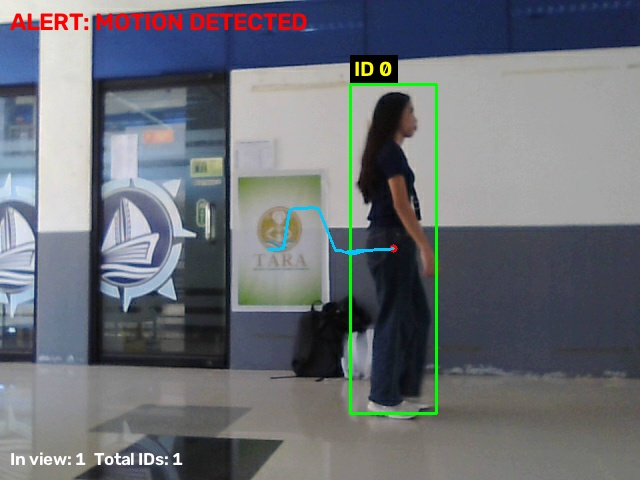
#> input picture captures/alert_20261019_102133.jpg, 640 x 480 px
$ python -i cv_engine.py   (imports and definitions only)
#> lines starting #> are read from the running program, lines starting #| are printed output that depends on the picture; after the words box and inside, x2 and y2 are one past the last pixel; in counts of white or black regions, pixels touching at a corner belong together
#> further down, picture is the input picture: shape (480, 640, 3); mean B, G, R 118.3, 112.5, 108.5
"""
cv_engine.py - Computer-vision engine for the Motion-Triggered Security Monitor
CSC 126 Computer Vision - Midterm Project

This file has NO window code. It only turns one camera frame into:
  1. an annotated frame (boxes, IDs, trails, alert text)
  2. a motion mask
  3. a small dictionary of statistics

Techniques used:
  a. Image Operations   - resize, Gaussian blur, morphological opening/dilation
  b. Image Segmentation - MOG2 background subtraction + binary thresholding
  e. Motion & Tracking  - contours, bounding boxes, centroid tracker (IDs + trails)
"""
from collections import OrderedDict

import cv2
import numpy as np

# ---------------- Settings (tuned during testing) ----------------
FRAME_W, FRAME_H = 640, 480   # every frame is resized to this size
WARMUP_FRAMES = 30            # frames used to learn the empty background
MAX_MISSING = 40              # frames an object may vanish before its ID is dropped
MAX_DISTANCE = 120            # max pixels an object may move between frames
TRAIL_LENGTH = 30             # number of past positions drawn as a trail
MERGE_GAP = 60                # boxes closer than this (pixels) are merged into one


class CentroidTracker:
    """Tracks objects by matching box centers (centroids) between frames."""

    def __init__(self, max_missing=MAX_MISSING, max_distance=MAX_DISTANCE):
        self.next_id = 0
        self.objects = OrderedDict()   # id -> (cx, cy)
        self.missing = {}              # id -> consecutive frames not seen
        self.trails = {}               # id -> list of past centroids
        self.max_missing = max_missing
        self.max_distance = max_distance

    # [60 lines left out: functions register, deregister, update, not called in this run]


class MotionMonitor:
    """The full pipeline: frame in -> annotated frame, mask, and statistics out."""

    def __init__(self, min_area=3000, var_threshold=100):
        self.min_area = min_area               # ignore moving blobs smaller than this
        self.var_threshold = var_threshold     # higher = less sensitive to change
        self.kernel = cv2.getStructuringElement(cv2.MORPH_ELLIPSE, (5, 5))
        self.reset()

    def reset(self):
        """Forget the background and all tracked objects, and start learning again."""
        self.bg_subtractor = cv2.createBackgroundSubtractorMOG2(
            history=500, varThreshold=self.var_threshold)
        self.tracker = CentroidTracker()
        self.frame_count = 0

    # [4 lines left out: function set_threshold, not called in this run]

    # ------------------------------------------------------------------
    # Topic a: Image Operations
    # ------------------------------------------------------------------
    @staticmethod
    def preprocess(frame):
        """Resize the frame and blur a copy of it to reduce camera noise."""
        frame = cv2.resize(frame, (FRAME_W, FRAME_H))
        blurred = cv2.GaussianBlur(frame, (9, 9), 0)
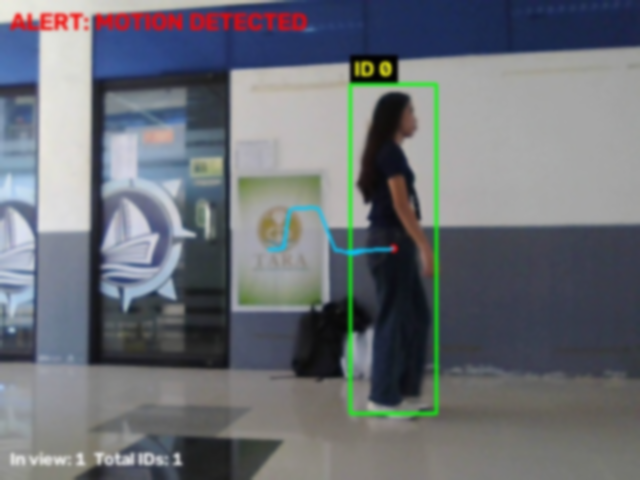
#> blurred: shape (480, 640, 3); mean B, G, R 118.3, 112.4, 108.5
        return frame, blurred

    # ------------------------------------------------------------------
    # Topic b: Image Segmentation
    # ------------------------------------------------------------------
    def segment_motion(self, blurred):
        """Background subtraction -> threshold -> morphology -> clean motion mask."""
        mask = self.bg_subtractor.apply(blurred)
#> mask: shape (480, 640); every value is 127
        _, mask = cv2.threshold(mask, 200, 255, cv2.THRESH_BINARY)  # drops gray shadows
#> mask: shape (480, 640); every value is 0
        mask = cv2.morphologyEx(mask, cv2.MORPH_OPEN, self.kernel)  # remove specks
        mask = cv2.dilate(mask, self.kernel, iterations=4)          # fill holes
        return mask

    # ------------------------------------------------------------------
    # Topic e: Motion and Object Tracking
    # ------------------------------------------------------------------
    # [60 lines left out: functions find_objects, merge_boxes, draw_results, not called in this run]

    # ------------------------------------------------------------------
    # The whole pipeline for one frame
    # ------------------------------------------------------------------
    def process(self, frame):
        """Run the full pipeline. Returns (annotated_frame, mask_bgr, info)."""
        frame, blurred = self.preprocess(frame)
        mask = self.segment_motion(blurred)
        self.frame_count += 1

        boxes = []
        calibrating = self.frame_count <= WARMUP_FRAMES
        if calibrating:
            cv2.putText(frame, "Calibrating background...", (10, 30),
                        cv2.FONT_HERSHEY_SIMPLEX, 0.8, (0, 255, 255), 2)
        else:
            boxes = self.merge_boxes(self.find_objects(mask))
            centroids = [(x + w // 2, y + h // 2) for (x, y, w, h) in boxes]
            self.tracker.update(centroids)
            self.draw_results(frame, boxes)
            if boxes:
                cv2.putText(frame, "ALERT: MOTION DETECTED", (10, 30),
                            cv2.FONT_HERSHEY_SIMPLEX, 0.8, (0, 0, 255), 2)

        in_view = sum(1 for m in self.tracker.missing.values() if m == 0)
        total_ids = self.tracker.next_id
        cv2.putText(frame, f"In view: {in_view}  Total IDs: {total_ids}",
                    (10, FRAME_H - 15), cv2.FONT_HERSHEY_SIMPLEX, 0.6, (255, 255, 255), 2)
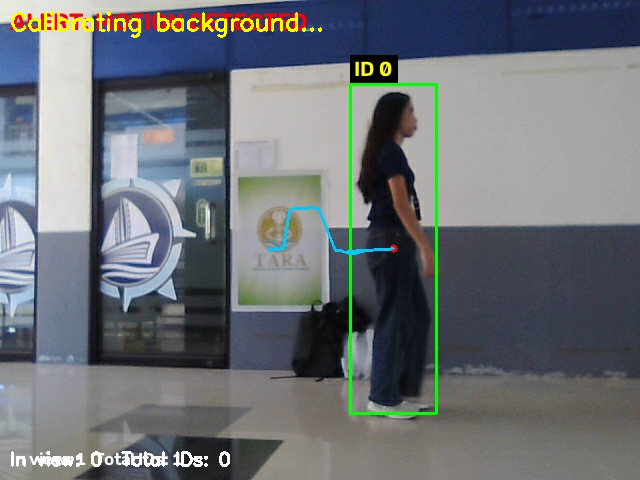
#> frame: shape (480, 640, 3); mean B, G, R 118.2, 114.2, 109.7

        mask_bgr = cv2.cvtColor(mask, cv2.COLOR_GRAY2BGR)
#> mask_bgr: shape (480, 640, 3); every value is 0
        info = {
            "calibrating": calibrating,
            "alert": len(boxes) > 0,
            "in_view": in_view,
            "total_ids": total_ids,
        }
        return frame, mask_bgr, info

>>> import cv2
>>> picture = cv2.imread('captures/alert_20261019_102133.jpg')
>>> result = MotionMonitor().process(picture)

$ run again, on captures/alert_20261019_102531.jpg
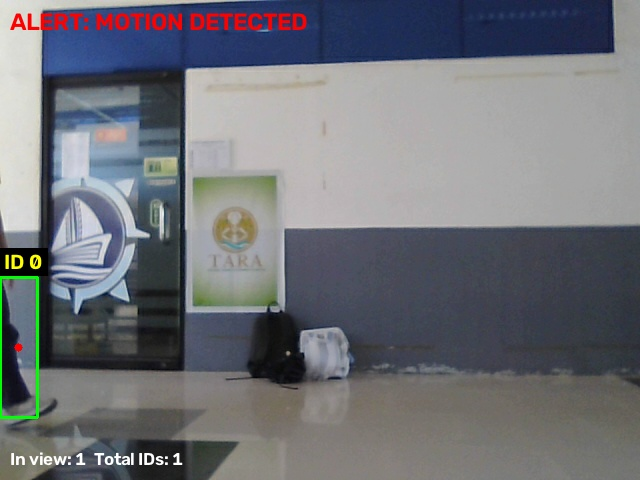
#> input picture captures/alert_20261019_102531.jpg, 640 x 480 px
#> picture is the input picture: shape (480, 640, 3); mean B, G, R 119.2, 113.5, 111.7
#> in preprocess, `blurred = cv2.GaussianBlur(frame, (9, 9), 0)`:
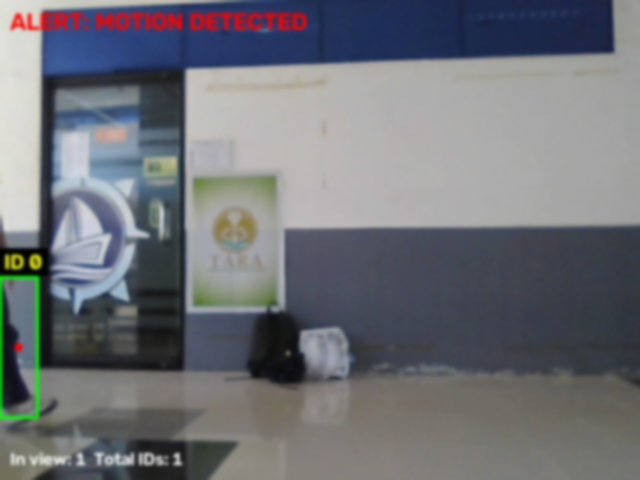
#> blurred: shape (480, 640, 3); mean B, G, R 119.2, 113.5, 111.7
#> in process, `cv2.putText(frame, f"In view: {in_view}  Total IDs: {total_ids}", (10,..`:
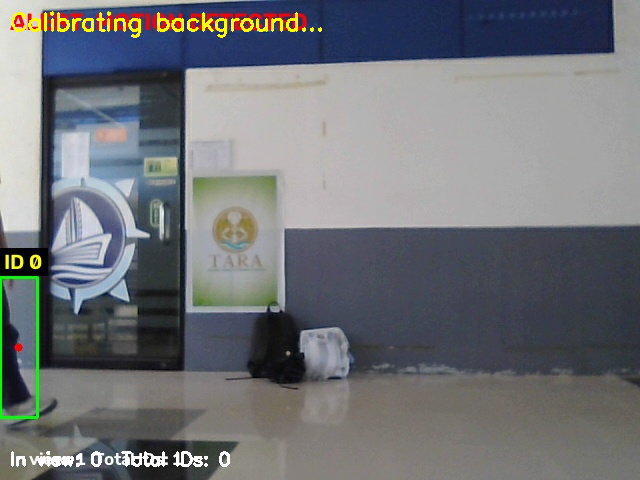
#> frame: shape (480, 640, 3); mean B, G, R 119.2, 115.4, 113
#> mask_bgr: shape (480, 640, 3); every value is 0

$ run again, on captures/alert_20261019_102534.jpg
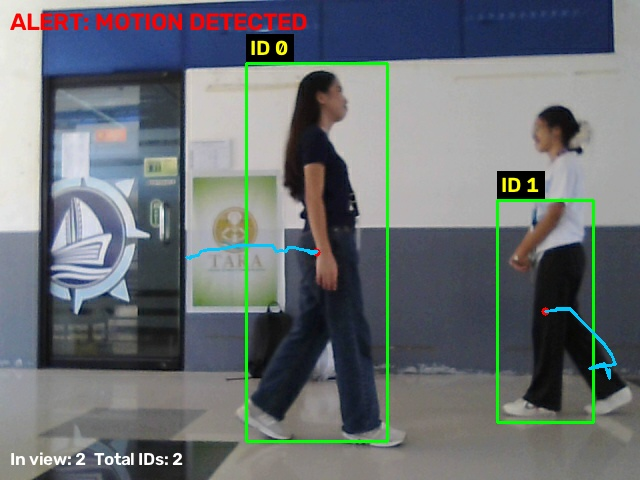
#> input picture captures/alert_20261019_102534.jpg, 640 x 480 px
#> picture is the input picture: shape (480, 640, 3); mean B, G, R 115.5, 112.9, 107.3
#> in segment_motion, `mask = self.bg_subtractor.apply(blurred)`:
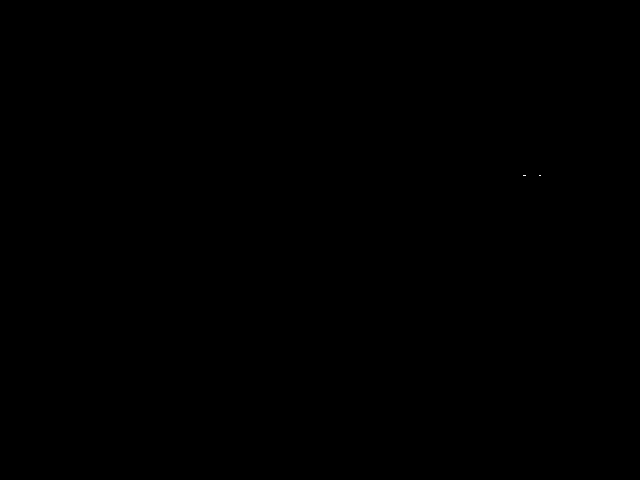
#> mask: shape (480, 640); values 127 (black) and 255 (white), 0% white in thin lines or dots, all inside (x1, y1, x2, y2) = (523, 175, 541, 176)
#> in process, `cv2.putText(frame, f"In view: {in_view}  Total IDs: {total_ids}", (10,..`:
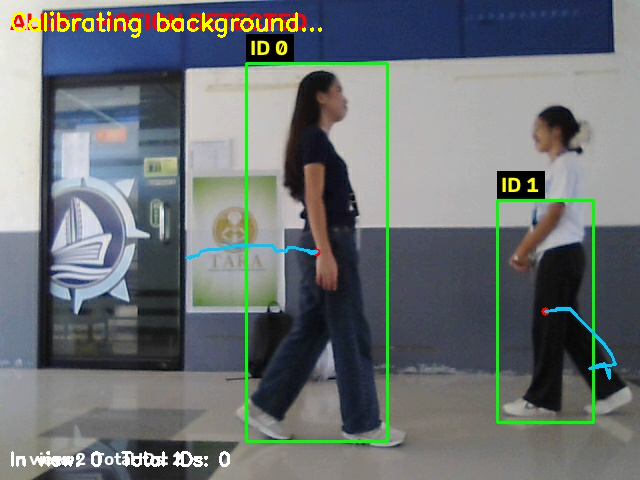
#> frame: shape (480, 640, 3); mean B, G, R 115.4, 114.8, 108.6
#> mask_bgr: shape (480, 640, 3); every value is 0

$ run again, on captures/alert_20261019_102537.jpg
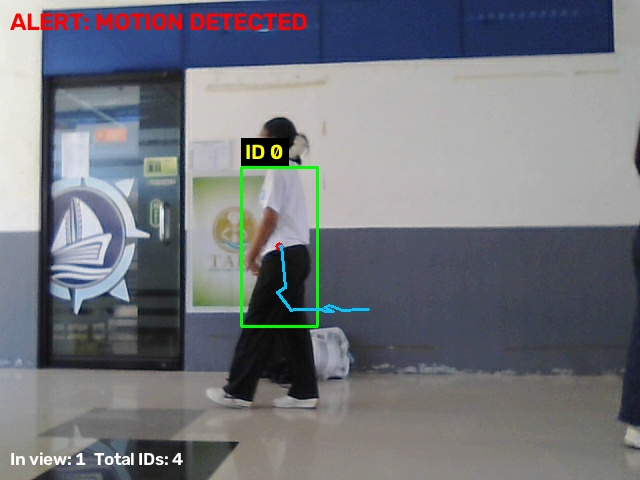
#> input picture captures/alert_20261019_102537.jpg, 640 x 480 px
#> picture is the input picture: shape (480, 640, 3); mean B, G, R 124.8, 118.4, 115.7
#> in preprocess, `blurred = cv2.GaussianBlur(frame, (9, 9), 0)`:
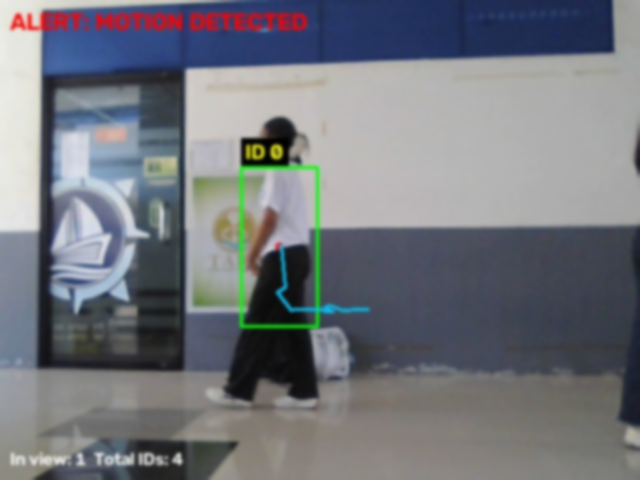
#> blurred: shape (480, 640, 3); mean B, G, R 124.8, 118.4, 115.7
#> in process, `cv2.putText(frame, f"In view: {in_view}  Total IDs: {total_ids}", (10,..`:
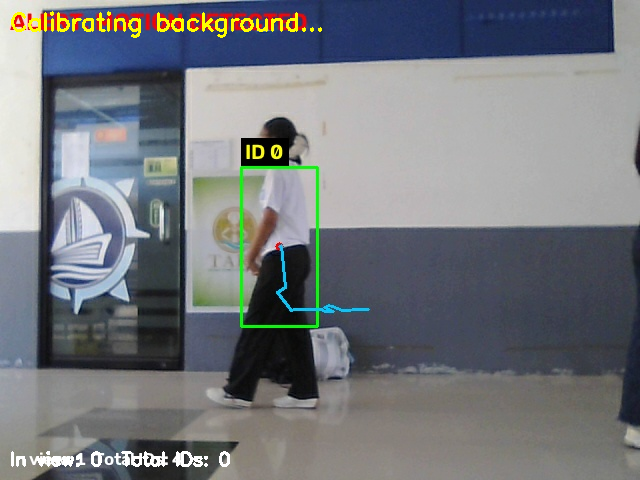
#> frame: shape (480, 640, 3); mean B, G, R 124.7, 120.3, 117
#> mask_bgr: shape (480, 640, 3); every value is 0
